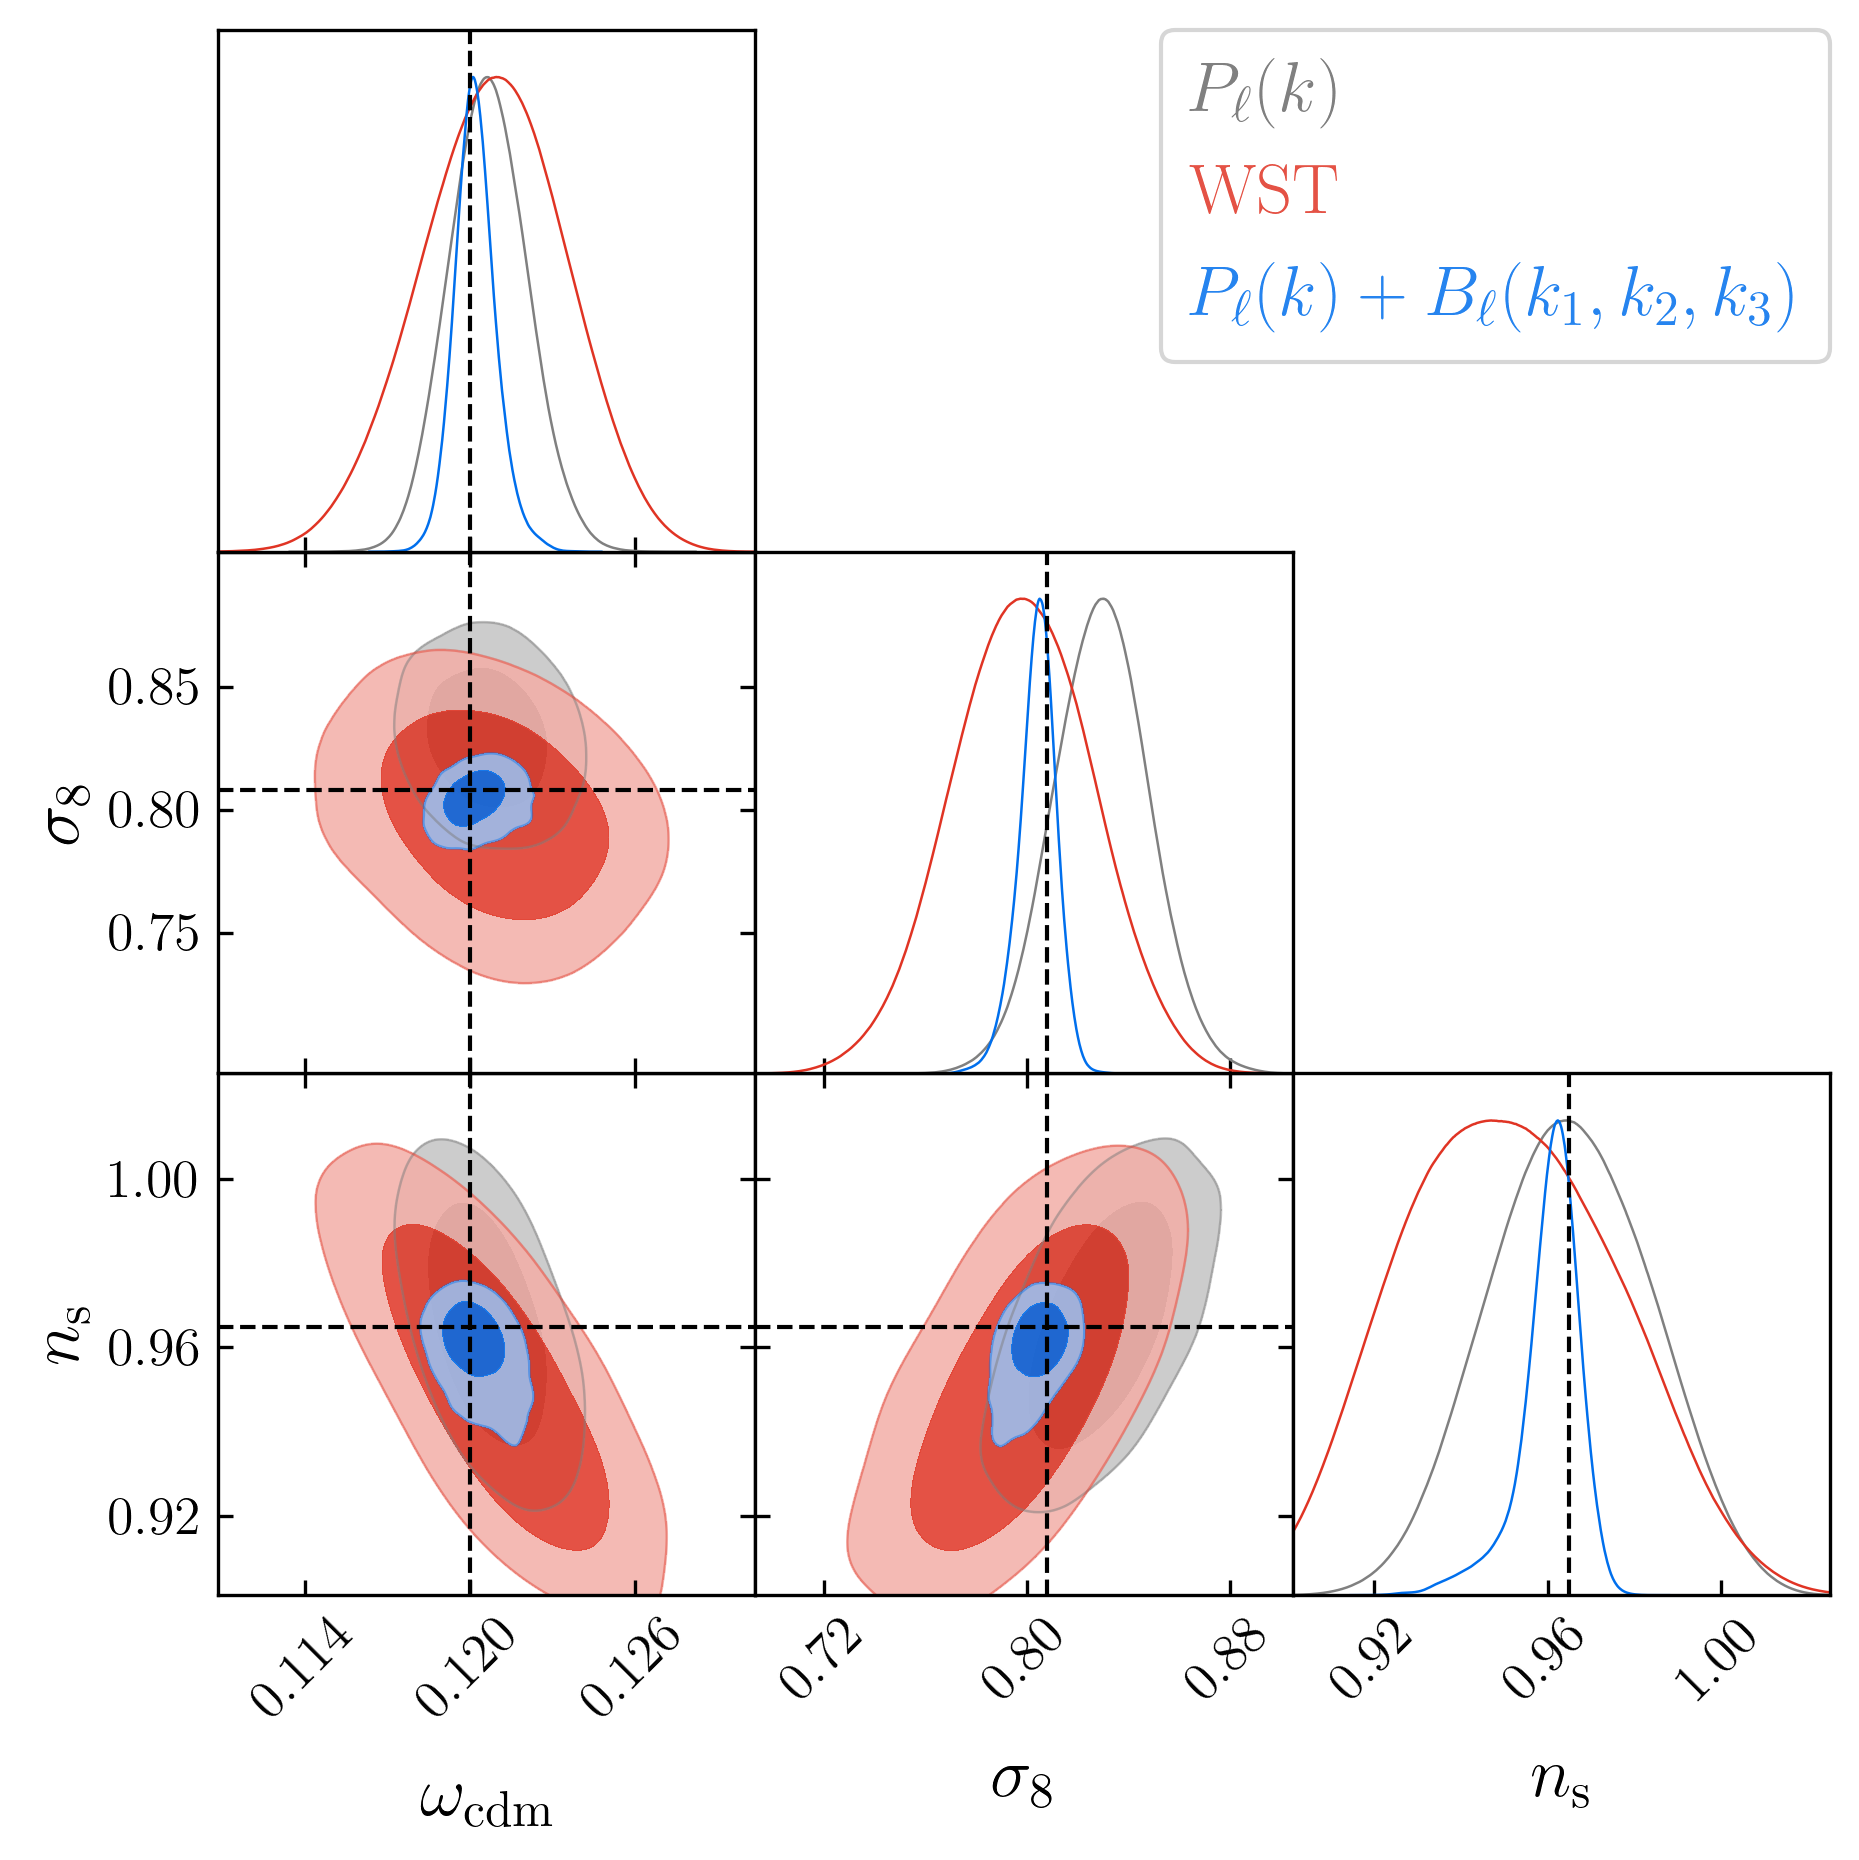

Source code (Python):
import matplotlib.pyplot as plt
from pathlib import Path
from getdist import plots, MCSamples
import numpy as np

plt.rc('text', usetex=True)
plt.rc('font', family='serif')

labels_stats = {
    'wp': r'$\textrm{Galaxy } w_p$',
    'dsc_conf': 'Density-split',
    'dsc_conf_cross': 'Density-split (CCF)',
    'tpcf': 'Galaxy 2PCF',
    'number_density+tpcf': 'nbar + Galaxy 2PCF',
    'tpcf+dsc_conf': 'Galaxy 2PCF + DSC',
}


chains = []

hod_idx = 430
smin = 0
kmin, kmax = 0.0, 1.0
# truth = dict(zip(lhc_x_names, lhc_x[hod_idx]))
legend_labels = []
# print(truth)

# params = ['omega_cdm', 'sigma8_m', 'n_s', 'logM_cut', 'logM_1', 'sigma', 'kappa', 'alpha']
params = ['omega_cdm', 'sigma8_m', 'n_s']
# params = ['A_cen', 'A_sat', 'B_cen', 'B_sat']

data_dir = f'/global/cfs/cdirs/desicollab/users/epaillas/acm/fits_emc/abacus/c000_hod030/test_jan26/'
data_fn = Path(data_dir) / f"pk_chain.npy"
data = np.load(data_fn, allow_pickle=True).item()
samples = MCSamples(
            samples=data['samples'],
            weights=data['weights'],
            names=data['names'],
            ranges=data['ranges'],
            labels=[data['labels'][n] for n in data['names']],
        )
chains.append(samples)
maxl = data['samples'][data['log_likelihood'].argmax()]
legend_labels.append(r'$P_\ell(k)$')

data_dir = f'/global/cfs/cdirs/desicollab/users/epaillas/acm/fits_emc/abacus/c000_hod030/test_jan26/'
data_fn = Path(data_dir) / f"wst_chain.npy"
data = np.load(data_fn, allow_pickle=True).item()
samples = MCSamples(
            samples=data['samples'],
            weights=data['weights'],
            names=data['names'],
            ranges=data['ranges'],
            labels=[data['labels'][n] for n in data['names']],
        )
chains.append(samples)
maxl = data['samples'][data['log_likelihood'].argmax()]
legend_labels.append(r'$\textrm{WST}$')

# data_dir = f'/global/cfs/cdirs/desicollab/users/epaillas/acm/fits_emc/abacus/c000_hod030/test_jan26/'
# data_fn = Path(data_dir) / f"bk_chain.npy"
# data = np.load(data_fn, allow_pickle=True).item()
# samples = MCSamples(
#             samples=data['samples'],
#             weights=data['weights'],
#             names=data['names'],
#             ranges=data['ranges'],
#             labels=[data['labels'][n] for n in data['names']],
#         )
# chains.append(samples)
# maxl = data['samples'][data['log_likelihood'].argmax()]
# legend_labels.append(r'$B_\ell(k_1, k_2, k_3) 150HOD$')

data_dir = f'/global/cfs/cdirs/desicollab/users/epaillas/acm/fits_emc/abacus/c000_hod030/test_jan26/'
data_fn = Path(data_dir) / f"pk+bk_chain.npy"
data = np.load(data_fn, allow_pickle=True).item()
samples = MCSamples(
            samples=data['samples'],
            weights=data['weights'],
            names=data['names'],
            ranges=data['ranges'],
            labels=[data['labels'][n] for n in data['names']],
        )
chains.append(samples)
maxl = data['samples'][data['log_likelihood'].argmax()]
legend_labels.append(r'$P_\ell(k) + B_\ell(k_1, k_2, k_3)$')

markers = data['markers']
    
g = plots.get_subplot_plotter()
g.settings.constrained_layout = True
g.settings.axis_marker_lw = 1.0
g.settings.axis_marker_ls = "--"
g.settings.title_limit_labels = False
g.settings.axis_marker_color = "k"
g.settings.legend_colored_text = True
g.settings.figure_legend_frame = True
g.settings.linewidth_contour = 1.0
g.settings.legend_fontsize = 20
g.settings.axes_fontsize = 16
g.settings.axes_labelsize = 20
g.settings.axis_tick_x_rotation = 45
g.settings.axis_tick_max_labels = 6
# g.settings.solid_colors = ['#4165c0', '#e770a2', '#5ac3be', '#696969', '#f79a1e', '#ba7dcd'][::-1]
# g.settings.line_styles = g.settings.solid_colors

g.triangle_plot(
    roots=chains,
    legend_labels=legend_labels,
    # legend_labels=[r'$\textrm{Galaxy } w_p$', r'$+ \textrm{ Density-split }\xi_\ell$', r'$+ \textrm{ Galaxy }\xi_\ell$'],
    markers=markers,
    params=params,
    filled=True,
    # filled=[False, True, True, True, True],
    # title_limit=1,
    # params=['logM_cut', 'logM_1', 'sigma', 'kappa', 'alpha']
    # legend_labels=stats
)


plt.savefig('pk_bk_contours.png', dpi=300, bbox_inches='tight')